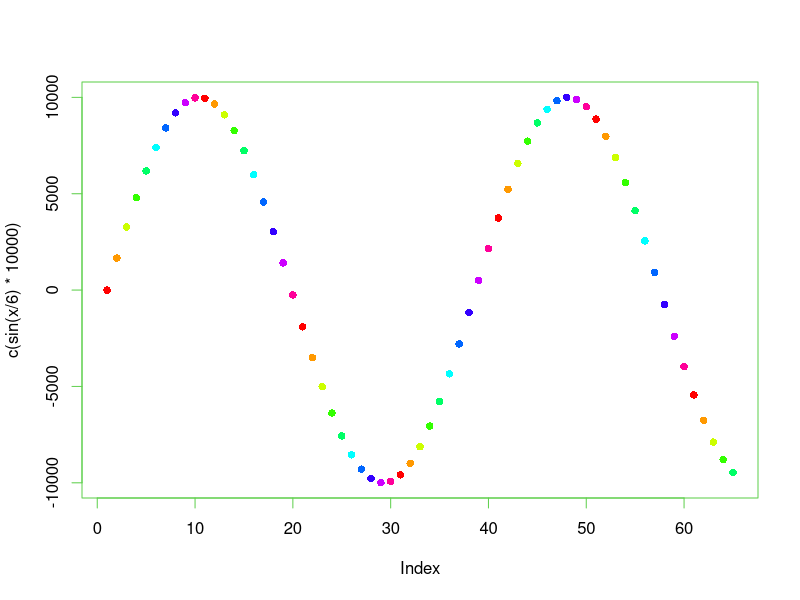
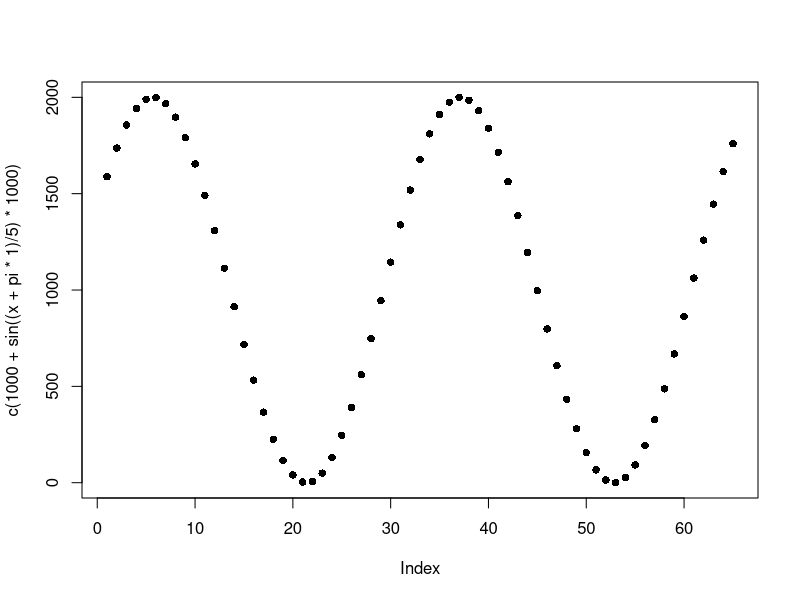
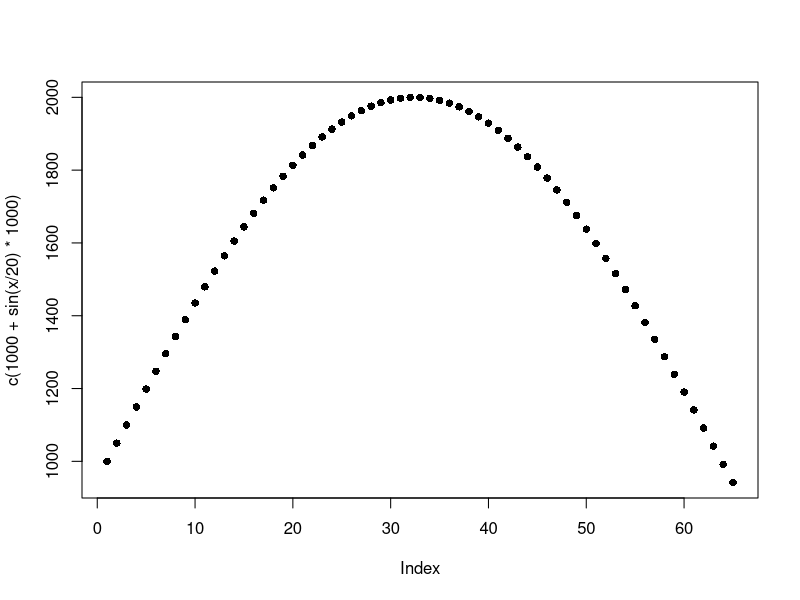
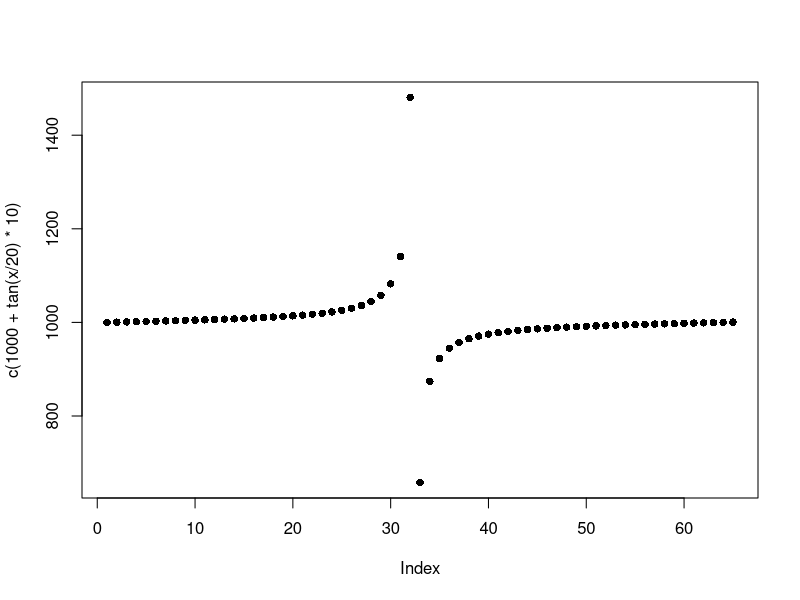
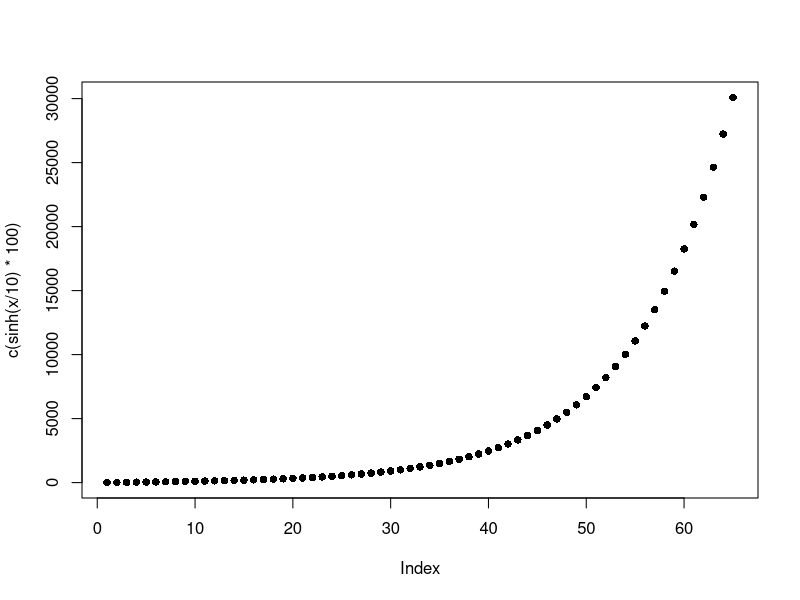
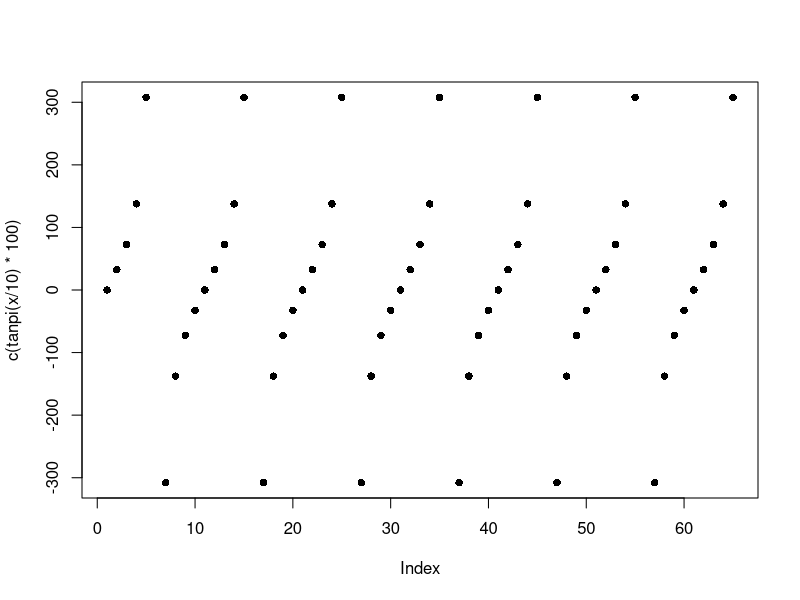

Write R code to recreate these figures, in order.
## ---- chunk 1
x <- seq(0,64, 1)
## ---- chunk 2
plot(c(sin(x/6)*10000), pch=16, col=rainbow(10+sin(x), alpha=1), fg=3)
## ---- chunk 3
plot(c(1000+sin((x+pi*1)/5)*1000), pch=16)
## ---- chunk 4
plot (c(1000+sin(x/20)*1000), pch=16)
## ---- chunk 5
plot (c(1000+tan(x/20)*10), pch=16)
## ---- chunk 6
plot(c(sinh(x/10)*100), pch=16)
## ---- chunk 7
plot(c(tanpi(x/10)*100), pch=16)
